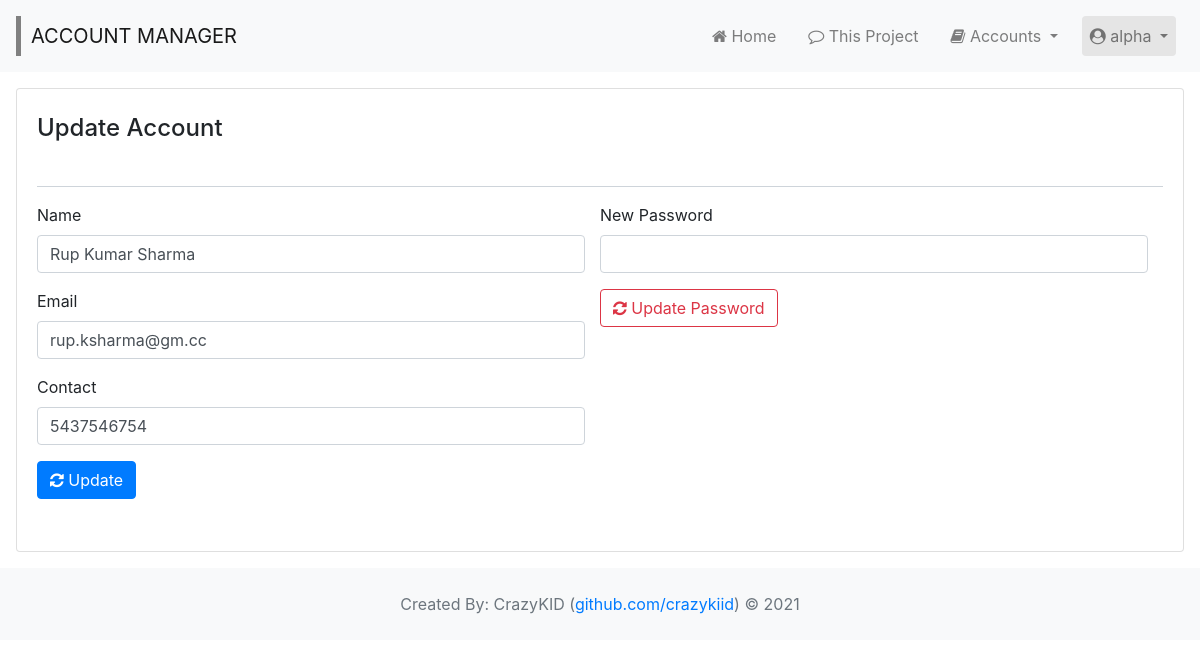
Page /accounts/update/24/ (signed in) on the committed database.
### wsite/models.py (models this page shows, shortened)
class UserInfo(models.Model):
  user = models.OneToOneField(User, on_delete=models.CASCADE, primary_key=True)
  middle_name = models.CharField(max_length=64, blank=True)
  contact = models.CharField(max_length=16, blank=True)
  status = models.IntegerField(default=0)

### wsite/views.py (the view)
# urls.py: path('accounts/update/<int:id>/', views.userUpdate, name = 'update_user'),
@login_required(login_url='/login/')
def userUpdate(request, id):
  page_title = 'Update Account'
  if request.method == 'POST':
    if '_name' in request.POST and '_email' in request.POST and '_contact' in request.POST:
      try:
        fml = namesplit(request.POST.get('_name'))
        udata = UserInfo.objects.get(user = id)
        udata.user.first_name = fml[0]
        udata.user.last_name = fml[2]
        udata.user.email = request.POST.get('_email')
        udata.middle_name = fml[1]
        udata.contact = request.POST.get('_contact')
        udata.user.save()
        udata.save()
        messages.success(request, 'account updated')
      except UserInfo.DoesNotExist:
        messages.error(request, 'user not found')
      return redirect('update_user', id)
    elif '_password' in request.POST:
      password = request.POST.get('_password')
      if password:
        password = make_password(password)
        try:
          npass = UserInfo.objects.get(user = id)
          npass.user.password = password
          npass.user.save()
          messages.success(request, 'password updated')
        except UserInfo.DoesNotExist:
          messages.error(request, 'user not found')
      else:
        messages.error(request, 'required parameter missing or invalid')
      return redirect('update_user', id)
    else:
      return redirect('update_user', id)
  else:
    try:
      result = UserInfo.objects.get(user__id = id, user__is_staff = 0)
      return render(request, 'accounts/edit.html', { 'page_title' : page_title, 'data' : result })
    except UserInfo.DoesNotExist:
      return redirect('all_users')

### wsite/templates/accounts/edit.html (shortened to what this page needs)
{% extends 'layout/layout.html' %}
{% load custom_tags %}
{% block page %}
{% include 'layout/header.html' %}
<div class="container-fluid p-3" style="min-height:400px">
  <section>
    <div class="card">
      <div class="card-body">
        <div class="d-flex justify-content-between">
          <h4 style="padding:5px 0px 35px;">Update Account</h4>
        </div>
        <div class="row" style="margin:auto;border-top:1px solid #ced4da;">
          <div class="col-lg-6" style="padding-left:0">
            <form class="py-3" method="post" action="{% url 'update_user' data.user.id %}">
              <div class="form-group">
                <label for="username">Name</label>
                <input type="text" name="_name" class="form-control" id="username" value="{{ data.user.first_name }} {{ data.middle_name }} {{ data.user.last_name }}">
              </div>
              <div class="form-group">
                <label for="email">Email</label>
                <input type="email" name="_email" class="form-control" id="email" value="{{ data.user.email }}">
              </div>
              <div class="form-group">
                <label for="contact">Contact</label>
                <input type="number" name="_contact" class="form-control" id="contact" value="{{ data.contact }}">
              </div>
              <div style="margin-top:15px;">
                <button type="submit" class="btn btn-primary"><i class="fa fa-refresh" aria-hidden="true"></i> Update</button>
              </div>
            </form>
          </div>
          <div class="col-lg-6" style="padding-left:0">
            <form class="py-3" method="post" action="{% url 'update_user' data.user.id %}">
              <div class="form-group">
                <label for="password">New Password</label>
                <input type="password" name="_password" class="form-control" id="password">
              </div>
              <div style="margin-top:15px;">
                <button type="submit" class="btn btn-outline-danger"><i class="fa fa-refresh" aria-hidden="true"></i> Update Password</button>
              </div>
            </form>
          </div>
        </div>
      </div>
    </div>
  </section>
</div>
{% include 'layout/footer.html' %}
{% endblock page %}

### wsite/templates/layout/header.html (shortened to what this page needs)
<header>
	<nav class="navbar navbar-expand-lg navbar-light bg-light">
		<a class="navbar-brand" href="{% url 'dashboard' %}" style="border-left:5px solid gray;padding-left:10px;margin-right:0px;">ACCOUNT MANAGER</a>
		<div class="collapse navbar-collapse flex-row-reverse" id="navbarNavDropdown">
		    <ul class="navbar-nav">
		    	<li class="nav-item p-2">
		        	<a class="nav-link" aria-current="page" href="{% url 'dashboard' %}"><i class="fa fa-home" aria-hidden="true"></i> Home</a>
		    	</li>
		    	<li class="nav-item p-2">
		        	<a class="nav-link" aria-current="page" href="{% url 'about' %}"><i class="fa fa-comment-o" aria-hidden="true"></i> This Project</a>
		    	</li>
		    	<li class="nav-item dropdown p-2">
		        	<a class="nav-link dropdown-toggle" href="#" id="accountDropdown" data-toggle="dropdown" aria-haspopup="true" aria-expanded="false">
		        	<i class="fa fa-book" aria-hidden="true"></i> Accounts
		        	</a>
		    	</li>
		    	<li class="nav-item dropdown p-2">
		        	<a class="nav-link dropdown-toggle" href="#" id="adminDropdown" data-toggle="dropdown" aria-haspopup="true" aria-expanded="false" style="background-color:#e5e5e5;border-radius:.25rem;">
		        		<i class="fa fa-user-circle" aria-hidden="true"></i>
		        		{{ user.username }}
		        	</a>
		    	</li>
		    </ul>
		</div>
	</nav>
</header>

### rows in the picture
UserInfo: _name "Rup Kumar Sharma", _email "rup.ksharma@gm.cc", _contact "5437546754"

### other values in the picture
{{ user.username }} "alpha"
